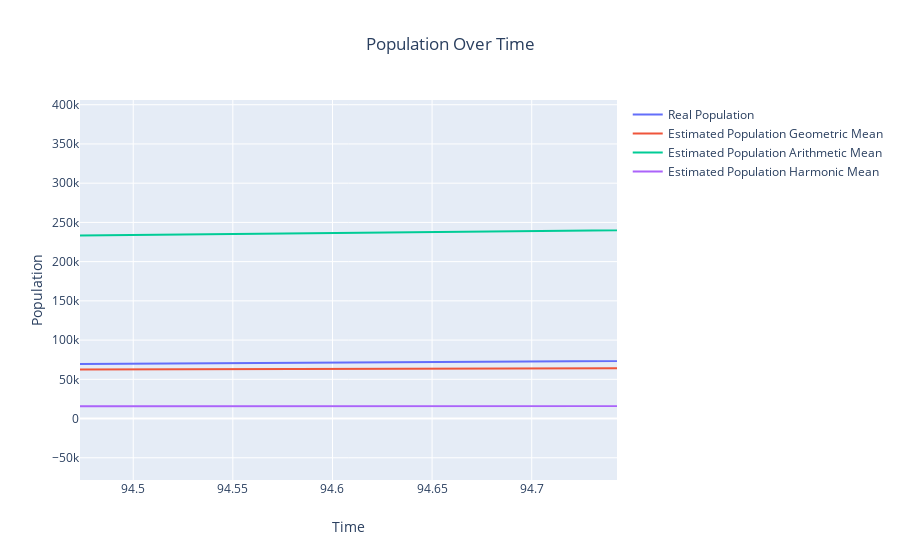

Notebook code for this chart:
### Code cell
layout = go.Layout(title={'text':'Population Over Time','x':0.5},xaxis_title='Time', yaxis_title='Population')

iplot(go.Figure(data=[go.Scatter(x=list(range(horizon)),y=population,name='Real Population'),
                     go.Scatter(x=list(range(horizon)),y=estimated_population_geometric,name='Estimated Population Geometric Mean'),
                     go.Scatter(x=list(range(horizon)),y=estimated_population_arithmetic,name='Estimated Population Arithmetic Mean'),
                      go.Scatter(x=list(range(horizon)),y=estimated_population_harmonic,name='Estimated Population Harmonic Mean')],
               layout=layout))

### Figure 1 — Plotly figure (JSON) as saved in the notebook; plotly's stock layout.template omitted (floating-point values rounded to 4 significant figures; data arrays with more than 128 entries replaced by an {"elided": "..."} marker saying what was removed)
{"data": [{"name": "Real Population", "type": "scatter", "x": {"elided": "150 int values"}, "y": {"elided": "151 float values"}}, {"name": "Estimated Population Geometric Mean", "type": "scatter", "x": {"elided": "150 int values"}, "y": {"elided": "151 float values"}}, {"name": "Estimated Population Arithmetic Mean", "type": "scatter", "x": {"elided": "150 int values"}, "y": {"elided": "151 float values"}}, {"name": "Estimated Population Harmonic Mean", "type": "scatter", "x": {"elided": "150 int values"}, "y": {"elided": "151 float values"}}], "layout": {"autosize": true, "title": {"text": "Population Over Time", "x": 0.5}, "xaxis": {"autorange": false, "range": [94.47, 94.74], "title": {"text": "Time"}, "type": "linear"}, "yaxis": {"autorange": false, "range": [-78370.0, 406000.0], "title": {"text": "Population"}, "type": "linear"}}}
